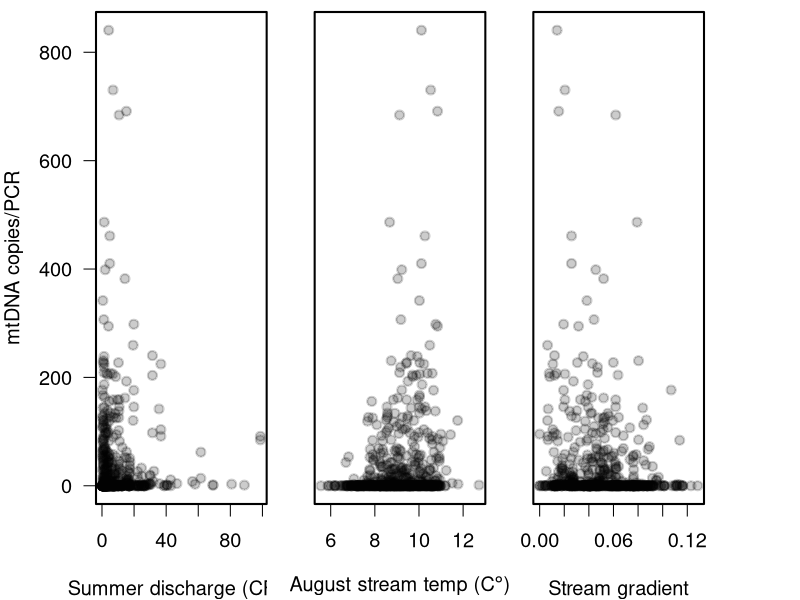

Generate this figure with R:
#############################################
##                                         ##
## Bull trout/brook trout interactions     ##
## Taylor Wilcox                           ##
## 20 July 2017                            ##
##                                         ##
## Brook trout eDNA and habitat covariates ##
##                                         ##
#############################################

data <- read.csv("FlintRock_UClarkFork_Bull_Brook.csv")  

par(mfrow=c(1,3))
par(mar=c(4,4,0.5,0), las=1,cex=1.2, lwd=2, lend=2)
plot(BRK2_Quant ~ MS_Hist, data, xlab="Summer discharge (CFS)", ylab="mtDNA copies/PCR",
     pch=19, col=rgb(0,0,0, alpha=0.2))

par(mar=c(4,2,0.5,2))
plot(BRK2_Quant ~ S1_93_11, data, xlab=expression(paste("August stream temp (C", degree,")")), ylab="", axes=F,
     pch=19, col=rgb(0,0,0, alpha=0.2))
axis(1, at=c(6,8,10,12))
box()

par(mar=c(4,0,0.5,4))
plot(BRK2_Quant ~ SLOPE, data, xlab="Stream gradient", ylab="", axes=F,
     pch=19, col=rgb(0,0,0, alpha=0.2))
axis(1)
box()
